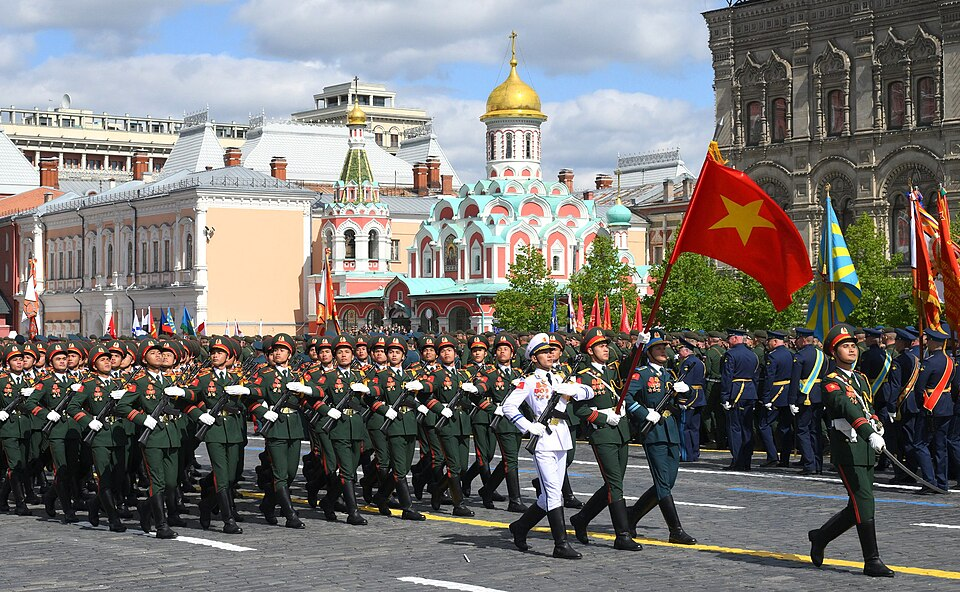
//> input picture images/2025_Moscow_Victory_Day_Parade_55.jpg, 960 x 592 px
$ ./main   (built with g++ and OpenCV 4)
//> lines starting //> are read from the running program, lines starting //| are printed output that depends on the picture
#include "common.h"
#include "timing.hpp" // Class đo thời gian của project cũ
#include <algorithm>
#include <iostream>
#include <omp.h>
#include <opencv2/opencv.hpp>
#include <string>
#include <vector>

using namespace std;
using namespace cv;

int main(int argc, char **argv) {
  // 1. Load ảnh (nhập đường dẫn ảnh từ dòng lệnh hoặc mặc định)
  string imagePath =
      (argc > 1) ? argv[1] : "../images/2025_Moscow_Victory_Day_Parade_55.jpg";
  Mat src = imread(imagePath, IMREAD_GRAYSCALE);
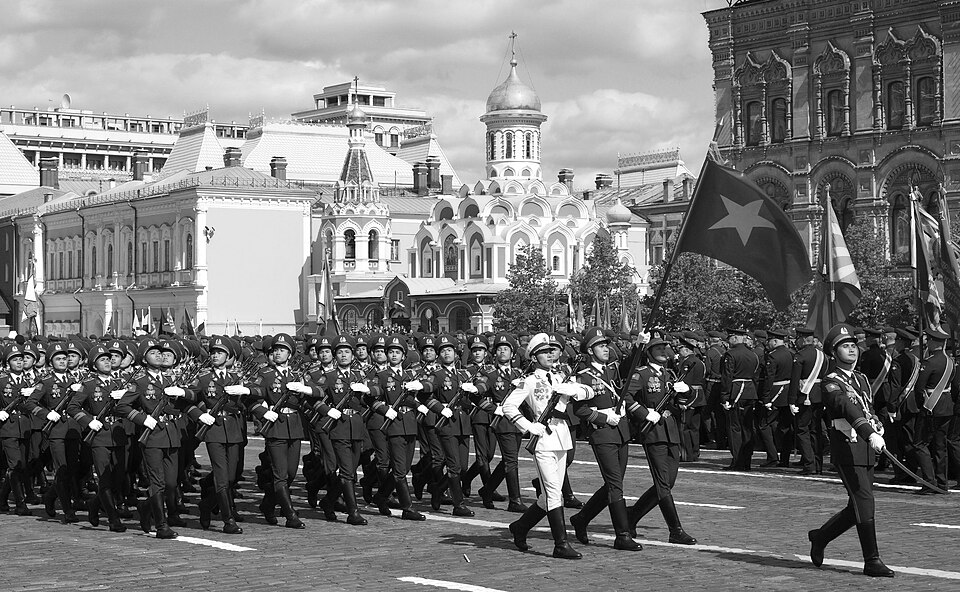
//> src: 592 rows x 960 cols, CV_8UC1; min 0, max 255, mean 119.6

  if (src.empty()) {
    cerr << "[ERROR] Khong tim thay anh: " << imagePath << endl;
    return -1;
  }

  // Resize ảnh to lên (4K) để thấy rõ sự chênh lệch tốc độ
  // Nếu ảnh quá nhỏ, OpenMP có thể chậm hơn Serial do chi phí tạo luồng
  resize(src, src, Size(3840, 2160));
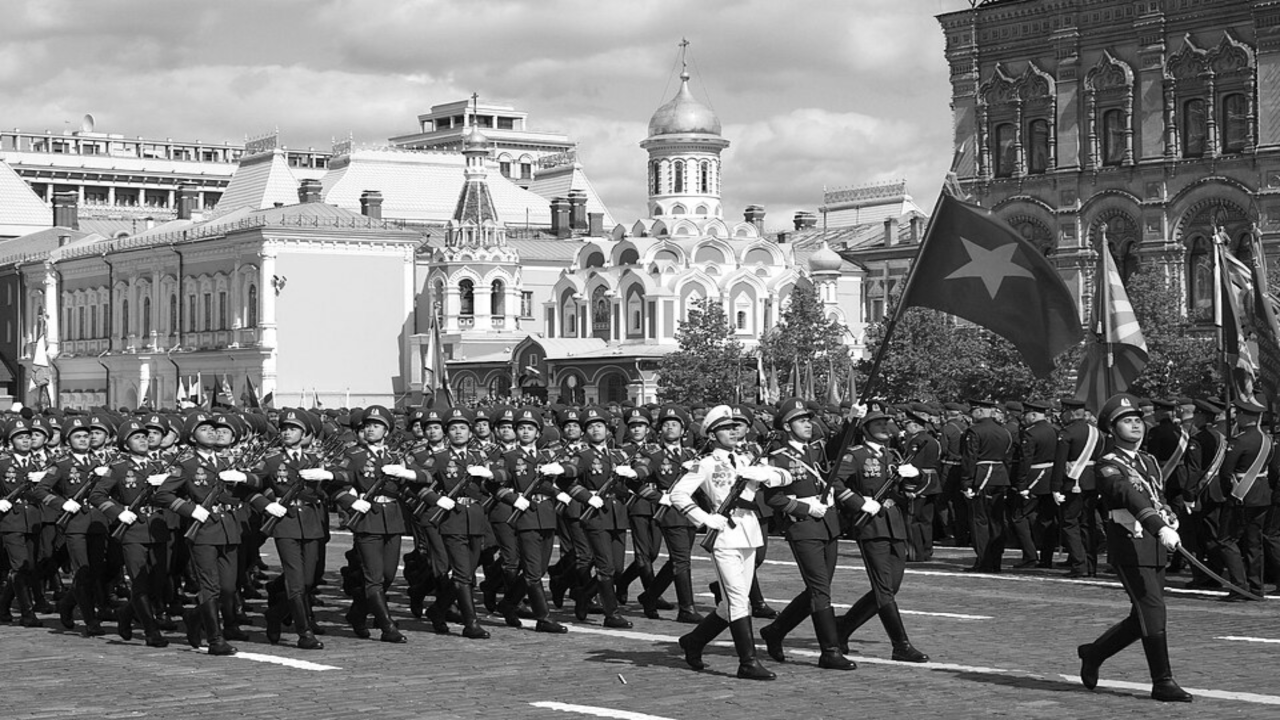
//> src: 2160 rows x 3840 cols, CV_8UC1 (shown at 1/3 size); min 0, max 255, mean 119.4
  cout << "[INFO] Kich thuoc anh: " << src.cols << "x" << src.rows << endl;
//| [INFO] Kich thuoc anh: 3840x2160

  int width = src.cols;
//> width = 3840
  int height = src.rows;
//> height = 2160
  int num_pixels = width * height;
//> num_pixels = 8294400

  // 2. Cấp phát bộ nhớ cho kết quả (Output)
  // Dùng vector để tự động quản lý bộ nhớ
  vector<float> mag_serial(num_pixels);
  vector<float> ang_serial(num_pixels);
  vector<float> mag_omp(num_pixels);
  vector<float> ang_omp(num_pixels);

  // Lấy con trỏ dữ liệu thô từ OpenCV
  const unsigned char *input_ptr = src.data;

  // 3. Chạy SERIAL
//> (the run ends here: the program needs code that is not available in this run, at `Timing timer;`)
